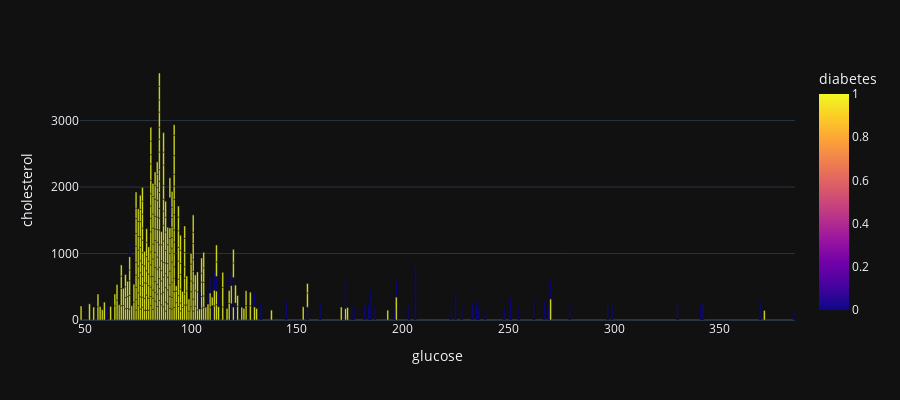

Notebook cell for this chart:
### Code cell
px.bar(df, x="glucose", y="cholesterol", color='diabetes', barmode='group', template = 'plotly_dark', height = 400)

### Figure 1 — Plotly figure (JSON) as saved in the notebook; plotly's stock layout.template omitted (floating-point values rounded to 4 significant figures; data arrays with more than 128 entries replaced by an {"elided": "..."} marker saying what was removed)
{"data": [{"alignmentgroup": "True", "hovertemplate": "glucose=%{x}<br>cholesterol=%{y}<br>diabetes=%{marker.color}<extra></extra>", "legendgroup": "", "marker": {"color": {"elided": "390 int values"}, "coloraxis": "coloraxis", "pattern": {"shape": ""}}, "name": "", "offsetgroup": "", "orientation": "v", "showlegend": false, "textposition": "auto", "type": "bar", "x": {"elided": "390 int values"}, "xaxis": "x", "y": {"elided": "390 int values"}, "yaxis": "y"}], "layout": {"barmode": "group", "coloraxis": {"colorbar": {"title": {"text": "diabetes"}}, "colorscale": [[0, "#0d0887"], [0.1111, "#46039f"], [0.2222, "#7201a8"], [0.3333, "#9c179e"], [0.4444, "#bd3786"], [0.5556, "#d8576b"], [0.6667, "#ed7953"], [0.7778, "#fb9f3a"], [0.8889, "#fdca26"], [1, "#f0f921"]]}, "height": 400, "legend": {"tracegroupgap": 0}, "margin": {"t": 60}, "xaxis": {"anchor": "y", "domain": [0, 1], "title": {"text": "glucose"}}, "yaxis": {"anchor": "x", "domain": [0, 1], "title": {"text": "cholesterol"}}}}
